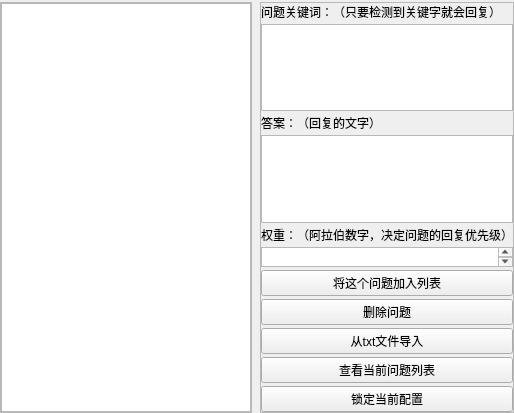
<?xml version="1.0" encoding="UTF-8"?>
<ui version="4.0">
 <class>MainWindow</class>
 <widget class="QMainWindow" name="MainWindow">
  <property name="geometry">
   <rect>
    <x>0</x>
    <y>0</y>
    <width>514</width>
    <height>413</height>
   </rect>
  </property>
  <property name="windowTitle">
   <string>MainWindow</string>
  </property>
  <property name="animated">
   <bool>true</bool>
  </property>
  <widget class="QWidget" name="centralwidget">
   <layout class="QHBoxLayout" name="horizontalLayout_2">
    <property name="spacing">
     <number>8</number>
    </property>
    <property name="leftMargin">
     <number>0</number>
    </property>
    <property name="topMargin">
     <number>2</number>
    </property>
    <property name="rightMargin">
     <number>0</number>
    </property>
    <property name="bottomMargin">
     <number>0</number>
    </property>
    <item>
     <widget class="QFrame" name="Work_frame">
      <property name="frameShape">
       <enum>QFrame::StyledPanel</enum>
      </property>
      <property name="frameShadow">
       <enum>QFrame::Raised</enum>
      </property>
      <layout class="QHBoxLayout" name="horizontalLayout">
       <property name="spacing">
        <number>2</number>
       </property>
       <property name="leftMargin">
        <number>0</number>
       </property>
       <property name="topMargin">
        <number>0</number>
       </property>
       <property name="rightMargin">
        <number>0</number>
       </property>
       <property name="bottomMargin">
        <number>0</number>
       </property>
       <item>
        <widget class="QTextBrowser" name="Work_browser"/>
       </item>
      </layout>
     </widget>
    </item>
    <item>
     <widget class="QFrame" name="Function_frame">
      <property name="frameShape">
       <enum>QFrame::StyledPanel</enum>
      </property>
      <property name="frameShadow">
       <enum>QFrame::Raised</enum>
      </property>
      <layout class="QVBoxLayout" name="verticalLayout">
       <property name="spacing">
        <number>3</number>
       </property>
       <property name="leftMargin">
        <number>0</number>
       </property>
       <property name="topMargin">
        <number>0</number>
       </property>
       <property name="rightMargin">
        <number>0</number>
       </property>
       <property name="bottomMargin">
        <number>0</number>
       </property>
       <item>
        <widget class="QLabel" name="QuestionText_laebl">
         <property name="text">
          <string>问题关键词：（只要检测到关键字就会回复）</string>
         </property>
        </widget>
       </item>
       <item>
        <widget class="QTextEdit" name="QuestionKey_edit"/>
       </item>
       <item>
        <widget class="QLabel" name="QuestionText2_laebl">
         <property name="text">
          <string>答案：（回复的文字）</string>
         </property>
        </widget>
       </item>
       <item>
        <widget class="QTextEdit" name="Answer_edit"/>
       </item>
       <item>
        <widget class="QLabel" name="QuestionText3_laebl">
         <property name="text">
          <string>权重：（阿拉伯数字，决定问题的回复优先级）</string>
         </property>
        </widget>
       </item>
       <item>
        <widget class="QTextEdit" name="Weight_edit">
         <property name="maximumSize">
          <size>
           <width>16777215</width>
           <height>20</height>
          </size>
         </property>
        </widget>
       </item>
       <item>
        <widget class="QPushButton" name="Add_button">
         <property name="sizePolicy">
          <sizepolicy hsizetype="Minimum" vsizetype="Expanding">
           <horstretch>0</horstretch>
           <verstretch>0</verstretch>
          </sizepolicy>
         </property>
         <property name="text">
          <string>将这个问题加入列表</string>
         </property>
        </widget>
       </item>
       <item>
        <widget class="QPushButton" name="Del_button">
         <property name="sizePolicy">
          <sizepolicy hsizetype="Minimum" vsizetype="Expanding">
           <horstretch>0</horstretch>
           <verstretch>0</verstretch>
          </sizepolicy>
         </property>
         <property name="text">
          <string>删除问题</string>
         </property>
        </widget>
       </item>
       <item>
        <widget class="QPushButton" name="Txt_button">
         <property name="sizePolicy">
          <sizepolicy hsizetype="Minimum" vsizetype="Expanding">
           <horstretch>0</horstretch>
           <verstretch>0</verstretch>
          </sizepolicy>
         </property>
         <property name="text">
          <string>从txt文件导入</string>
         </property>
        </widget>
       </item>
       <item>
        <widget class="QPushButton" name="Show_button">
         <property name="sizePolicy">
          <sizepolicy hsizetype="Minimum" vsizetype="Expanding">
           <horstretch>0</horstretch>
           <verstretch>0</verstretch>
          </sizepolicy>
         </property>
         <property name="text">
          <string>查看当前问题列表</string>
         </property>
        </widget>
       </item>
       <item>
        <widget class="QPushButton" name="Affirm_button">
         <property name="sizePolicy">
          <sizepolicy hsizetype="Minimum" vsizetype="Expanding">
           <horstretch>0</horstretch>
           <verstretch>0</verstretch>
          </sizepolicy>
         </property>
         <property name="text">
          <string>锁定当前配置</string>
         </property>
        </widget>
       </item>
      </layout>
     </widget>
    </item>
   </layout>
  </widget>
 </widget>
 <resources/>
 <connections/>
</ui>
